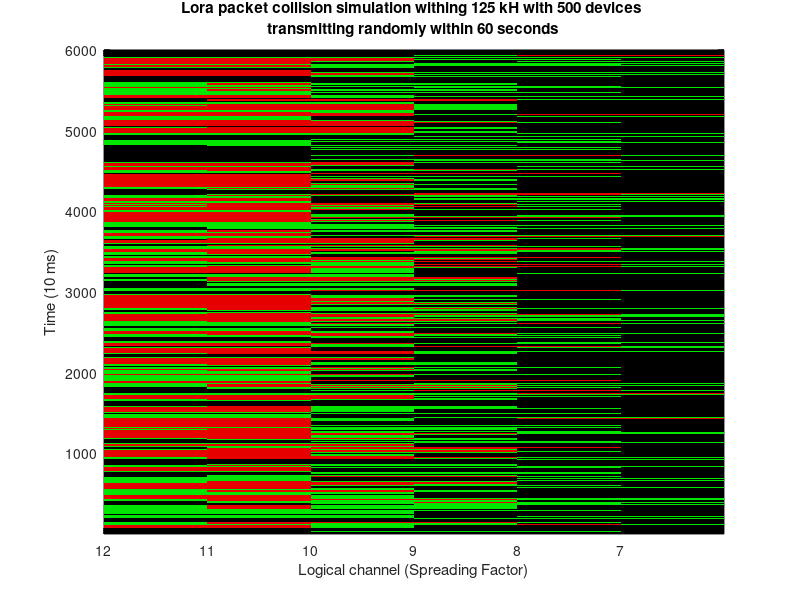
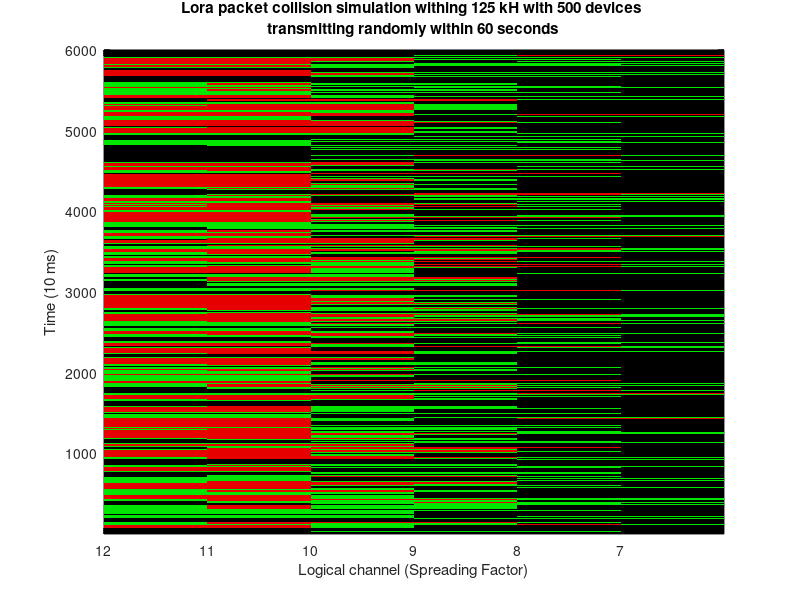

These figures' MATLAB source, in order:
timespan = 60*1000; %ms
timeinterval = 10; %ms
nrofslots = timespan/timeinterval;

freqspan = 125e3; %hz : 125khz -> 868.7 - 869.2 MHZ
freqinterval = 100; %hz
nrofchannels = 6;

ft = zeros(nrofslots, nrofchannels);

nrofdevices = 500;
nrofpackets = 1;
packetduration = 2000;


%LORA
% SF bitrate(bps) duration (for 25 bytes)
lora_duration = [12  293 682; 
        11  547 365;
        10  976 204;
        09 1757 113;
        08 3125  64;
        07 5478  36;
        06 9375 21];


packetduration = lora_duration(1,3);

colission = zeros(nrofdevices, nrofpackets);

sf = randi([1 nrofchannels], [nrofdevices nrofpackets]);
time = randi([1 floor(nrofslots - (packetduration*nrofpackets)/timeinterval)], [nrofdevices 1]);
for i = 1:nrofdevices
    time_offset = time(i, 1);
    
    for p = 1:nrofpackets    
        for k = -1:1:1
            if (sf(i, p)+k<1) | (sf(i, p)+k>nrofchannels)
                continue
            end
            duration = lora_duration(sf(i, p),3);
            for j = 1:ceil(duration/timeinterval)
               %freq(i, 1)
               if j+time_offset > nrofslots
                   continue
               end
               if  ft(j+time_offset, sf(i, p)+k) == 0
                   ft(j+time_offset, sf(i, p)+k) = 1;
               else
                    ft(j+time_offset, sf(i, p)+k) = 2;
                    colission(i, p) = 1;
               end
            end        
        end
        time_offset = time_offset + duration/timeinterval;
    end    
end

%colission
fail = sum(colission, 2) == nrofpackets;
sum(fail)

ft(1,1) = 1;
ft(1,2) = 2;
ft = [ft ones(6000,1)];
figure1 = figure();
pcolor(ft);

map2 = [0 0 0;  0 1 0 ;0 0.9 0; 0.9 0 0;];
colormap(map2);
shading flat;

titlestring = sprintf('Lora packet collision simulation withing 125 kH with %d devices \ntransmitting randomly within 60 seconds', ...
        nrofdevices);

title(titlestring);
xlabel('Logical channel (Spreading Factor)') % x-axis label
ylabel('Time (10 ms)') % y-axis label
ax = gca;
set(gca,'XTickLabel',{'12','11','10','9','8','7',''});


saveas(figure1, sprintf('lora_spectrum_%d_dev.fig',nrofdevices));
saveas(figure1, sprintf('lora_spectrum_%d_dev.png',nrofdevices));
